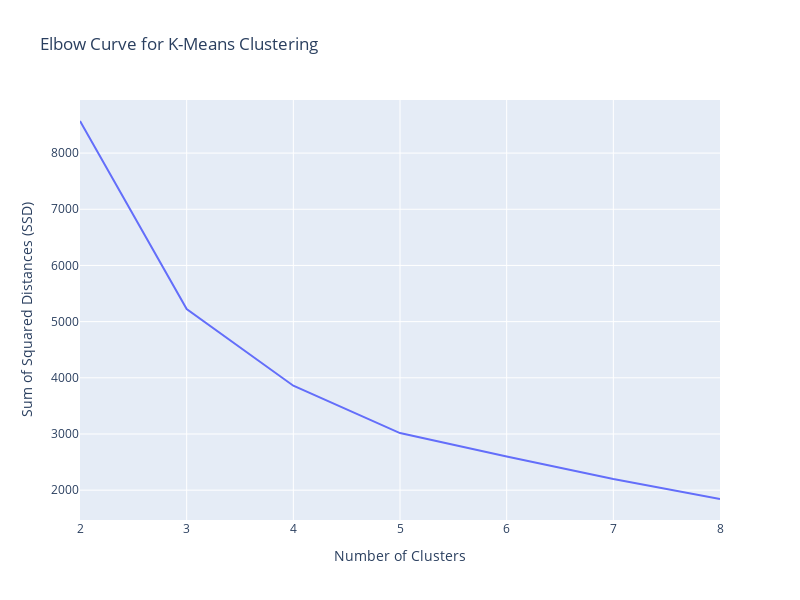

The notebook cell saved with this chart:
### Code cell
ssd = []
range_n_clusters = [2, 3, 4, 5, 6, 7, 8]

for num_clusters in range_n_clusters:
    kmeans = KMeans(n_clusters=num_clusters, max_iter=50)
    kmeans.fit(rfm_df_scaled)
    
    ssd.append(kmeans.inertia_)
    print("For n_clusters={0}, the Elbow score is {1}".format(num_clusters, kmeans.inertia_))

fig = px.line(x=range_n_clusters, y=ssd, 
              title="Elbow Curve for K-Means Clustering",
              labels={'x': 'Number of Clusters', 'y': 'Sum of Squared Distances (SSD)'})

fig.update_layout(
    xaxis=dict(title_font=dict(size=14)),
    yaxis=dict(title_font=dict(size=14)),
    showlegend=False,
    width=800,
    height=600
)

fig.show()

### Figure 1 — Plotly figure (JSON) as saved in the notebook; plotly's stock layout.template omitted (floating-point values rounded to 4 significant figures)
{"data": [{"hovertemplate": "Number of Clusters=%{x}<br>Sum of Squared Distances (SSD)=%{y}<extra></extra>", "legendgroup": "", "line": {"color": "#636efa", "dash": "solid"}, "marker": {"symbol": "circle"}, "mode": "lines", "name": "", "orientation": "v", "showlegend": false, "type": "scatter", "x": [2, 3, 4, 5, 6, 7, 8], "xaxis": "x", "y": [8571.0, 5225.0, 3858.0, 3016.0, 2598.0, 2198.0, 1843.0], "yaxis": "y"}], "layout": {"height": 600, "legend": {"tracegroupgap": 0}, "showlegend": false, "title": {"text": "Elbow Curve for K-Means Clustering"}, "width": 800, "xaxis": {"anchor": "y", "domain": [0, 1], "title": {"font": {"size": 14}, "text": "Number of Clusters"}}, "yaxis": {"anchor": "x", "domain": [0, 1], "title": {"font": {"size": 14}, "text": "Sum of Squared Distances (SSD)"}}}}
